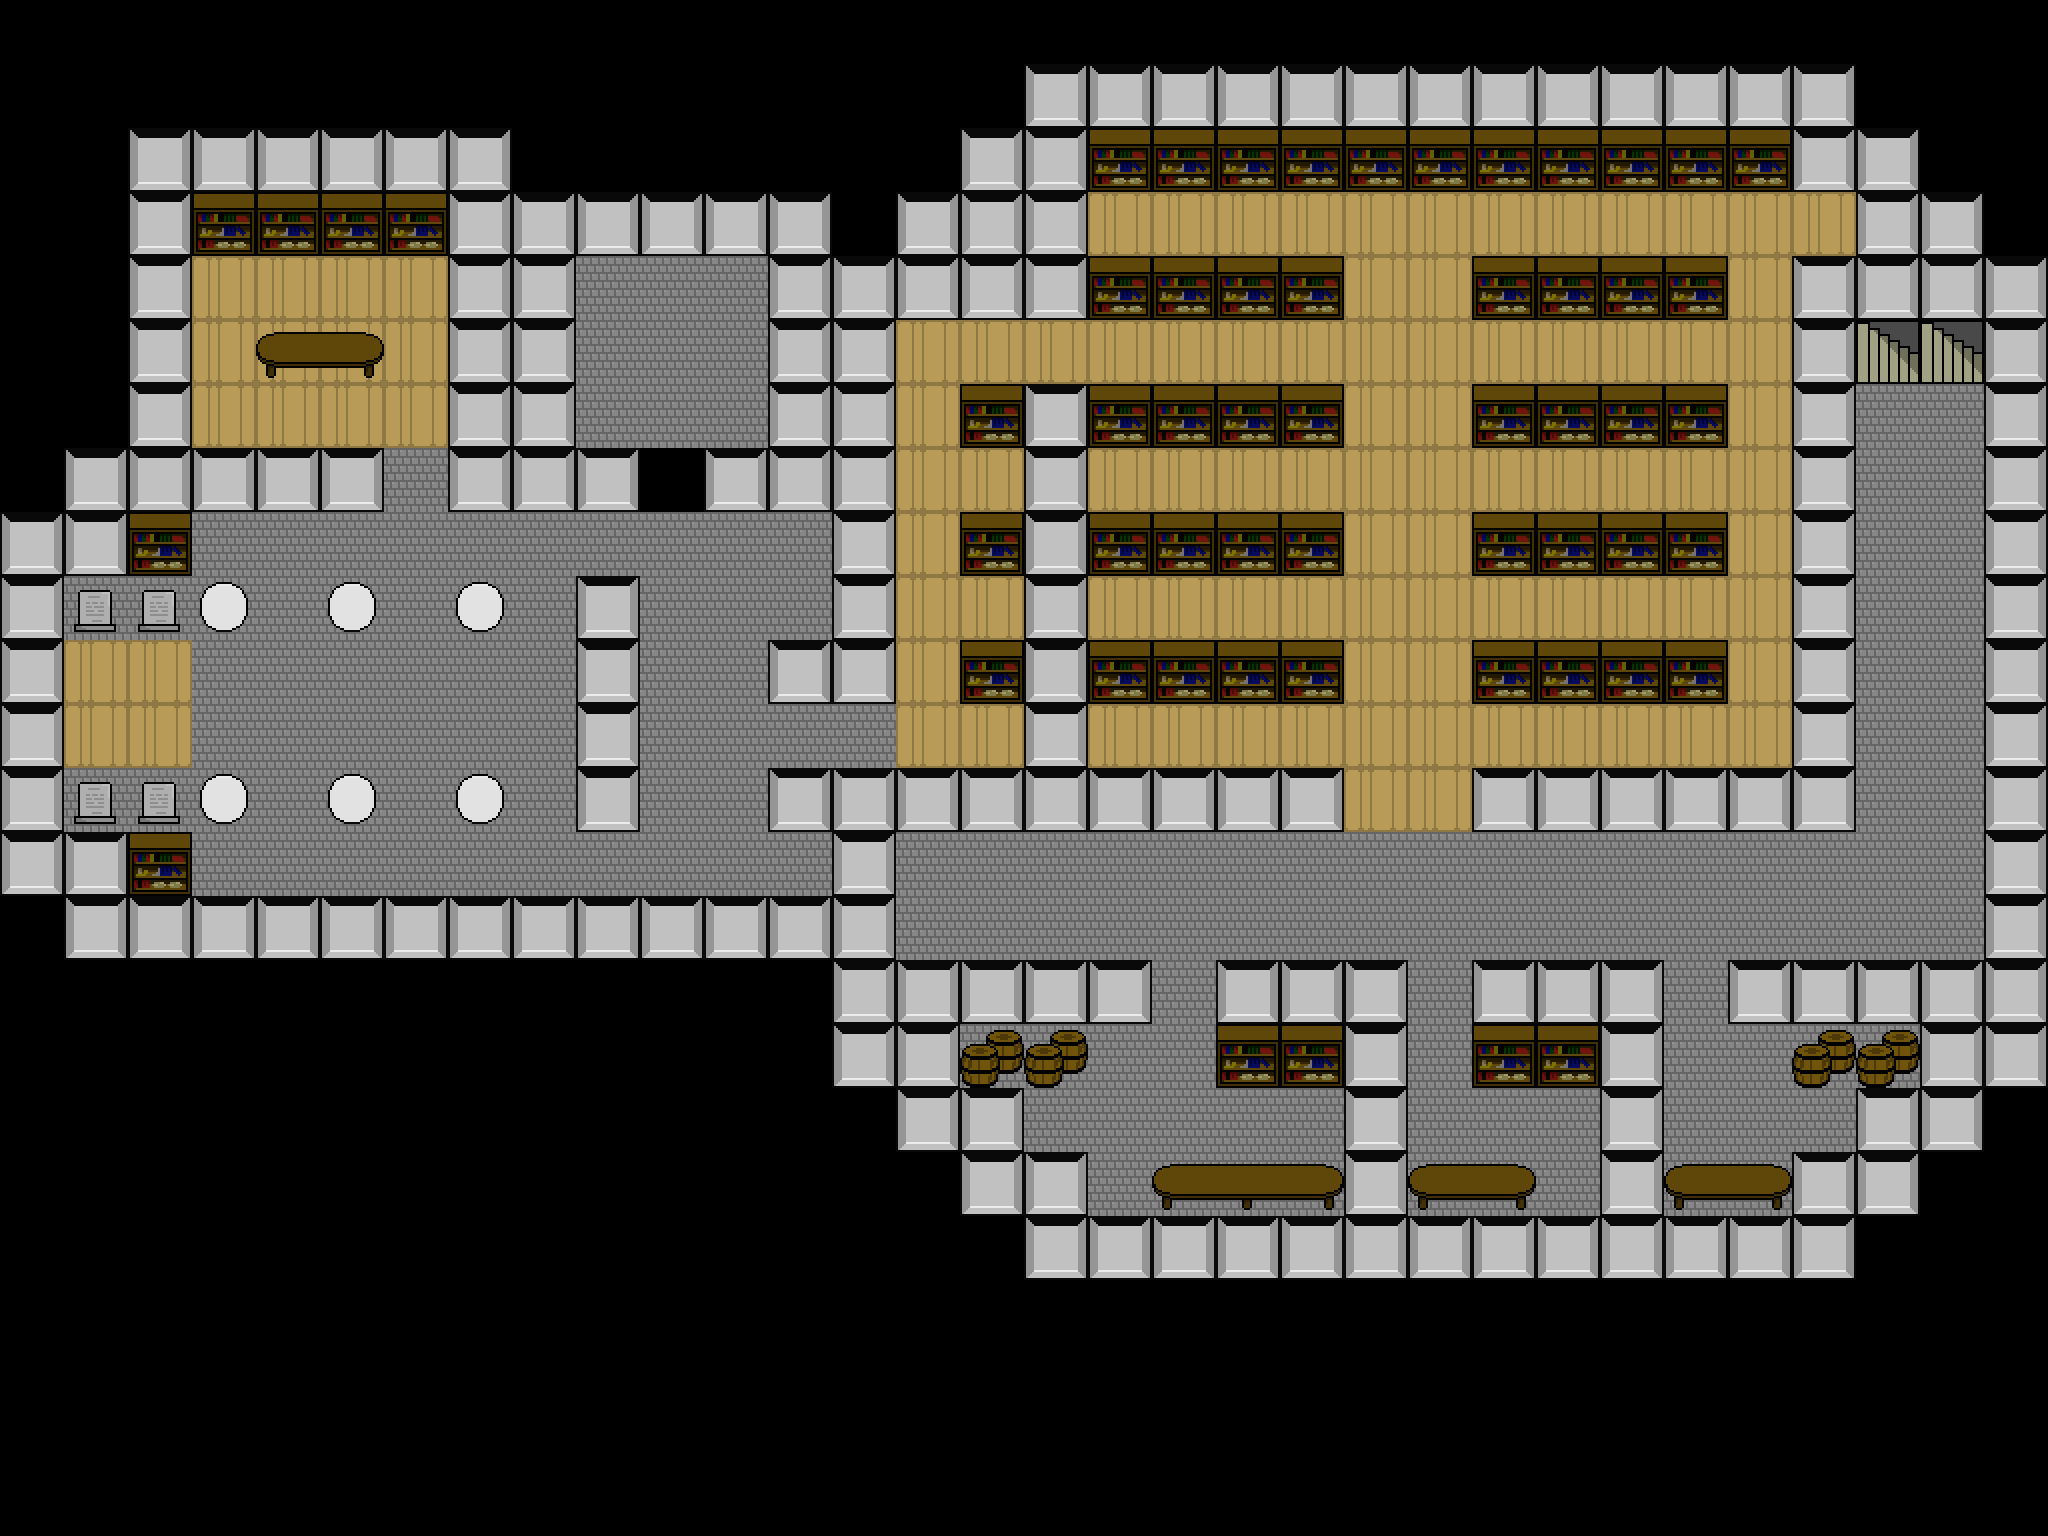

The image is a tile-based game level rendered from a .tmx file. Its description and source (layers, tilesets, objects; grid data summarised) follow:
An orthogonal 32x24 tile map with 64x64 px tiles, 2 tile layers (Tile Layer 1, Tile Layer 2) and 34 objects (17x item, 8x enemy, 7x bubble, bridge, bridgedestination).

<map version="1.0" orientation="orthogonal" width="32" height="24" tilewidth="64" tileheight="64">
 <properties>
  <property name="name" value="the library" />
 </properties>
 <tileset firstgid="1" name="graphics" tilewidth="64" tileheight="64">
  <image source="graphics2x.png" width="640" height="2368" />
 </tileset>
 <layer name="Tile Layer 1" width="32" height="24">
  <data>[768 cells, 370 non-empty, 2 distinct tile ids]</data>
 </layer>
 <layer name="Tile Layer 2" width="32" height="24">
  <data>[768 cells, 268 non-empty, 10 distinct tile ids]</data>
 </layer>
 <objectgroup name="bridges" width="32" height="24">
  <object name="library" type="bridge" x="1856" y="320" width="128" height="64" />
  <object name="library" type="bridgedestination" x="1856" y="384" width="128" height="64" />
 </objectgroup>
 <objectgroup name="items" width="32" height="24">
  <object name="new Door(&quot;LIB1&quot;,true,Animation.fromTile(39,&quot;graphics2x.png&quot;),null)" type="item" x="1664" y="960" width="64" height="64" />
  <object name="new Door(&quot;LIB2&quot;,true,Animation.fromTile(39,&quot;graphics2x.png&quot;),null)" type="item" x="1408" y="960" width="64" height="64" />
  <object name="new Door(&quot;LIB3&quot;,true,Animation.fromTile(39,&quot;graphics2x.png&quot;),null)" type="item" x="1152" y="960" width="64" height="64" />
  <object name="new Door(&quot;LIB4&quot;,true,Animation.fromTile(39,&quot;graphics2x.png&quot;),null)" type="item" x="1344" y="768" width="64" height="64" />
  <object name="new Door(&quot;LIB4&quot;,true,Animation.fromTile(39,&quot;graphics2x.png&quot;),null)" type="item" x="1408" y="768" width="64" height="64" />
  <object name="new Lever(&quot;LIB1&quot;,true,Animation.fromTile(55,&quot;graphics2x.png&quot;),Animation.fromTile(65,&quot;graphics2x.png&quot;))" type="item" x="1728" y="896" width="64" height="64" />
  <object name="new Lever(&quot;LIB2&quot;,true,Animation.fromTile(55,&quot;graphics2x.png&quot;),Animation.fromTile(65,&quot;graphics2x.png&quot;))" type="item" x="1472" y="896" width="64" height="64" />
  <object name="new Lever(&quot;LIB3&quot;,true,Animation.fromTile(55,&quot;graphics2x.png&quot;),Animation.fromTile(65,&quot;graphics2x.png&quot;))" type="item" x="1216" y="896" width="64" height="64" />
  <object name="new Lever(&quot;LIB4&quot;,true,Animation.fromTile(55,&quot;graphics2x.png&quot;),Animation.fromTile(65,&quot;graphics2x.png&quot;))" type="item" x="896" y="832" width="64" height="64" />
  <object name="new PushableWall(Animation.fromTile(66,&quot;graphics2x.png&quot;));" type="item" x="832" y="704" width="64" height="64" />
  <object name="new PushableWall(Animation.fromTile(66,&quot;graphics2x.png&quot;))" type="item" x="384" y="448" width="64" height="64" />
  <object name="new ItemXPPotion(40,Animation.fromTile(13,&quot;graphics2x.png&quot;))" type="item" x="192" y="256" width="64" height="64" />
  <object name="new ItemXPPotion(40,Animation.fromTile(13,&quot;graphics2x.png&quot;))" type="item" x="192" y="320" width="64" height="64" />
  <object name="new Scroll(&quot;Old Scroll&quot;,SPELL_FIREBALL,25, Animation.fromTile(144,&quot;graphics2x.png&quot;))" type="item" x="768" y="832" width="64" height="64" />
  <object name="new Door(&quot;BLACKKEY&quot;,true,Animation.fromTile(39,&quot;graphics2x.png&quot;),null)" type="item" x="640" y="448" width="64" height="64" />
  <object name="new Chest(&quot;Small chest&quot;, new Key(&quot;White key&quot;,&quot;WHITEKEY&quot;, Animation.fromTile(28,&quot;graphics2x.png&quot;)), Animation.fromTile(29,&quot;graphics2x.png&quot;))" type="item" x="576" y="320" width="64" height="64" />
  <object name="new Chest(&quot;Small chest&quot;, new Key(&quot;White key&quot;,&quot;WHITEKEY&quot;, Animation.fromTile(28,&quot;graphics2x.png&quot;)), Animation.fromTile(29,&quot;graphics2x.png&quot;))" type="item" x="704" y="320" width="64" height="64" />
 </objectgroup>
 <objectgroup name="enemies" width="32" height="24">
  <object name="new Monk()" type="enemy" x="1728" y="1088" width="64" height="64" />
  <object name="new Monk()" type="enemy" x="1472" y="1088" width="64" height="64" />
  <object name="new Monk()" type="enemy" x="1664" y="576" width="64" height="64" />
  <object name="new Monk()" type="enemy" x="1216" y="320" width="64" height="64" />
  <object name="new Monk()" type="enemy" x="384" y="576" width="64" height="64" />
  <object name="new Monk()" type="enemy" x="384" y="768" width="64" height="64" />
  <object name="new Priest()" type="enemy" x="896" y="576" width="64" height="64" />
  <object name="new Priest()" type="enemy" x="1152" y="1088" width="64" height="64" />
 </objectgroup>
 <objectgroup name="messages" width="32" height="24">
  <object name="Hmm... I wonder who this Cyril guy is, who is mentioned everywhere here." type="bubble" x="1280" y="1088" width="64" height="64" />
  <object name="Some markings in the floor seem to point towards the opposite wall" type="bubble" x="960" y="704" width="64" height="64" />
  <object name="There's too many books here..." type="bubble" x="1088" y="448" width="64" height="64" />
  <object name="Nothing useful here..." type="bubble" x="1088" y="192" width="64" height="64" />
  <object name="I see lots of books about bringing back the dead... I have a bad feeling..." type="bubble" x="1600" y="320" width="64" height="64" />
  <object name="I my god! Here it is! Granner was brought back to life by a guy called Cyril!" type="bubble" x="192" y="512" width="64" height="64" />
  <object name="I see signs of a dark ritual performed here not too long ago..." type="bubble" x="192" y="640" width="64" height="128" />
 </objectgroup>
</map>
